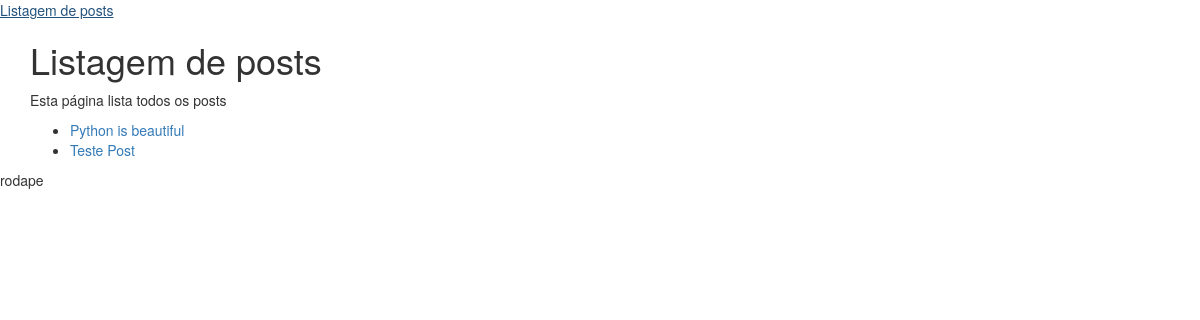
Before: /posts with the older database file.
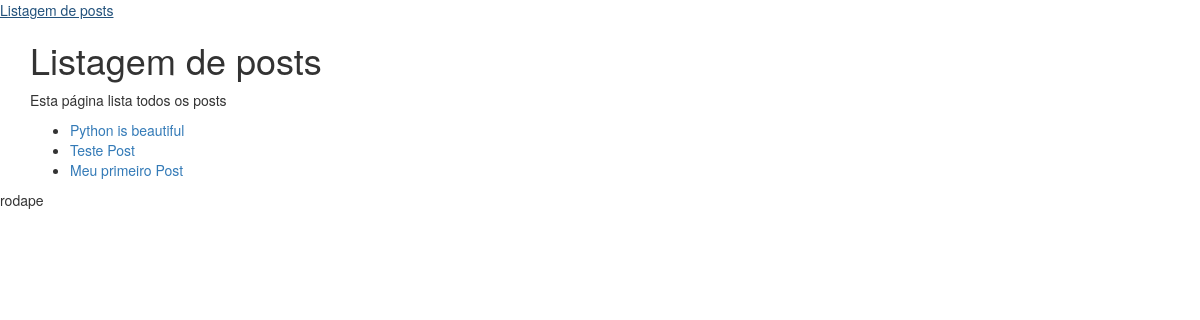
After: the same page with the newer database file.
### my_app/models.py (models this page shows, shortened)
class Post(models.Model):
    title = models.CharField(max_length=255, verbose_name='Título')
    subtitle = models.CharField(max_length=255, null=True, blank=True, verbose_name='Subtítulo')
    content = models.TextField(verbose_name='conteúdo')
    user = models.ForeignKey(User, on_delete=models.PROTECT, verbose_name='Autor')
    categorias = models.ManyToManyField(Categoria, verbose_name='Categorias')
    class Meta:
        verbose_name = 'Artigo'

### my_app/views.py (the view)
# urls.py: path('posts', vp.post_list, name='post_list'),
def post_list(request):
    data_page = {
        'title': 'Listagem de posts',
        'description': 'Esta página lista todos os posts',
        'posts': Post.objects.all()
    }
    return render(request, 'posts/post_list.html', data_page)

### templates/posts/post_list.html
{% extends 'base.html' %}
{% block content %}
<div class="container">
    <h1>{{ title }}</h1>
    <p>{{ description }}</p>
    <ul>
        {% for post in posts %}
            <li><a href="{% url 'post_show' post.id %}">{{ post.title }}</a></li>
        {% endfor %}
    </ul>
</div>
{% endblock %}

### templates/base.html (shortened to what this page needs)
<!DOCTYPE html>
<html lang="pt-BR">
<head>
    <link rel="stylesheet" href="https://maxcdn.bootstrapcdn.com/bootstrap/3.3.7/css/bootstrap.min.css">
</head>
<body>
    <nav>
        <a href="{% url 'post_list' %}">Listagem de posts</a>
    </nav>
    {% block content %}{% endblock %}
    <footer>
        <p>rodape</p>
    </footer>
</body>
</html>

Changed rows visible on the page:
added Post: title "Meu primeiro Post"
